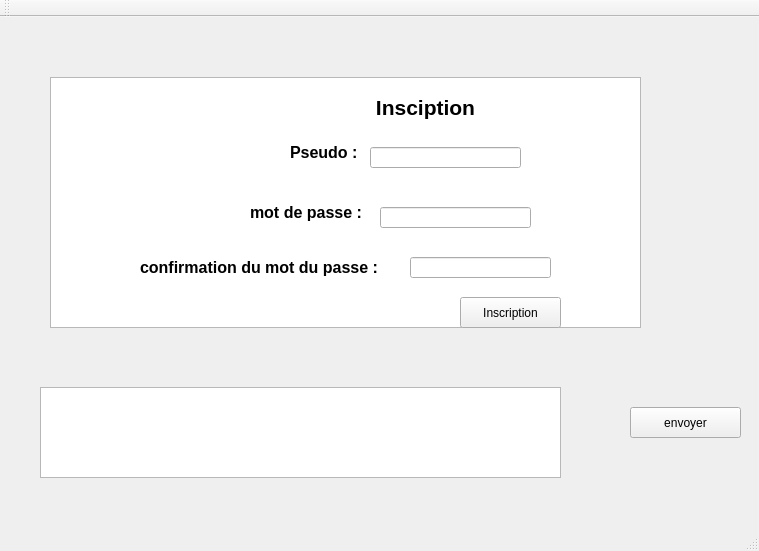
<?xml version="1.0" encoding="UTF-8"?>
<ui version="4.0">
 <class>clientClass</class>
 <widget class="QMainWindow" name="clientClass">
  <property name="geometry">
   <rect>
    <x>0</x>
    <y>0</y>
    <width>759</width>
    <height>551</height>
   </rect>
  </property>
  <property name="windowTitle">
   <string>client</string>
  </property>
  <widget class="QWidget" name="centralWidget">
   <widget class="QPushButton" name="connexionButton">
    <property name="geometry">
     <rect>
      <x>260</x>
      <y>280</y>
      <width>111</width>
      <height>31</height>
     </rect>
    </property>
    <property name="toolTip">
     <string>&lt;html&gt;&lt;head/&gt;&lt;body&gt;&lt;p align=&quot;center&quot;&gt;&lt;br/&gt;&lt;/p&gt;&lt;/body&gt;&lt;/html&gt;</string>
    </property>
    <property name="styleSheet">
     <string notr="true">font: 8pt &quot;Noto Sans Arabic&quot;;</string>
    </property>
    <property name="text">
     <string>Connexion</string>
    </property>
   </widget>
   <widget class="QLineEdit" name="speudoLineEdit">
    <property name="geometry">
     <rect>
      <x>370</x>
      <y>160</y>
      <width>141</width>
      <height>31</height>
     </rect>
    </property>
   </widget>
   <widget class="QLineEdit" name="mot_passeLineEdit">
    <property name="geometry">
     <rect>
      <x>370</x>
      <y>240</y>
      <width>141</width>
      <height>31</height>
     </rect>
    </property>
   </widget>
   <widget class="QLabel" name="pseudo">
    <property name="geometry">
     <rect>
      <x>260</x>
      <y>150</y>
      <width>91</width>
      <height>41</height>
     </rect>
    </property>
    <property name="text">
     <string>&lt;html&gt;&lt;head/&gt;&lt;body&gt;&lt;p&gt;&lt;span style=&quot; font-size:12pt; font-weight:600;&quot;&gt;pseudo :&lt;/span&gt;&lt;/p&gt;&lt;/body&gt;&lt;/html&gt;</string>
    </property>
   </widget>
   <widget class="QLabel" name="connexion">
    <property name="geometry">
     <rect>
      <x>360</x>
      <y>90</y>
      <width>161</width>
      <height>31</height>
     </rect>
    </property>
    <property name="text">
     <string>&lt;html&gt;&lt;head/&gt;&lt;body&gt;&lt;p align=&quot;center&quot;&gt;&lt;span style=&quot; font-size:18pt; font-weight:600;&quot;&gt;Connexion&lt;/span&gt;&lt;/p&gt;&lt;/body&gt;&lt;/html&gt;</string>
    </property>
   </widget>
   <widget class="QLabel" name="motdepasse">
    <property name="geometry">
     <rect>
      <x>220</x>
      <y>240</y>
      <width>131</width>
      <height>31</height>
     </rect>
    </property>
    <property name="text">
     <string>&lt;html&gt;&lt;head/&gt;&lt;body&gt;&lt;p&gt;&lt;span style=&quot; font-size:12pt; font-weight:600;&quot;&gt;mot de passe :&lt;/span&gt;&lt;/p&gt;&lt;/body&gt;&lt;/html&gt;</string>
    </property>
   </widget>
   <widget class="QLabel" name="dreamscord">
    <property name="geometry">
     <rect>
      <x>300</x>
      <y>0</y>
      <width>251</width>
      <height>71</height>
     </rect>
    </property>
    <property name="text">
     <string>&lt;html&gt;&lt;head/&gt;&lt;body&gt;&lt;p&gt;&lt;img src=&quot;:/newPrefix/reamscord-removebg-preview.png&quot;/&gt;&lt;/p&gt;&lt;/body&gt;&lt;/html&gt;</string>
    </property>
   </widget>
   <widget class="QPlainTextEdit" name="zone_de_test">
    <property name="geometry">
     <rect>
      <x>40</x>
      <y>370</y>
      <width>521</width>
      <height>91</height>
     </rect>
    </property>
   </widget>
   <widget class="QPushButton" name="envoyerButton">
    <property name="geometry">
     <rect>
      <x>630</x>
      <y>390</y>
      <width>111</width>
      <height>31</height>
     </rect>
    </property>
    <property name="text">
     <string>envoyer</string>
    </property>
   </widget>
   <widget class="QPlainTextEdit" name="messageEnvoyer">
    <property name="geometry">
     <rect>
      <x>50</x>
      <y>60</y>
      <width>591</width>
      <height>251</height>
     </rect>
    </property>
   </widget>
   <widget class="QLabel" name="incription">
    <property name="geometry">
     <rect>
      <x>360</x>
      <y>70</y>
      <width>131</width>
      <height>41</height>
     </rect>
    </property>
    <property name="text">
     <string>&lt;html&gt;&lt;head/&gt;&lt;body&gt;&lt;p align=&quot;center&quot;&gt;&lt;span style=&quot; font-size:16pt; font-weight:600;&quot;&gt;Insciption&lt;/span&gt;&lt;/p&gt;&lt;/body&gt;&lt;/html&gt;</string>
    </property>
   </widget>
   <widget class="QLabel" name="pseudolabel_2">
    <property name="geometry">
     <rect>
      <x>290</x>
      <y>120</y>
      <width>161</width>
      <height>31</height>
     </rect>
    </property>
    <property name="text">
     <string>&lt;html&gt;&lt;head/&gt;&lt;body&gt;&lt;p&gt;&lt;span style=&quot; font-size:12pt; font-weight:600;&quot;&gt; Pseudo :&lt;/span&gt;&lt;/p&gt;&lt;/body&gt;&lt;/html&gt;</string>
    </property>
   </widget>
   <widget class="QLabel" name="motDePasselabel_3">
    <property name="geometry">
     <rect>
      <x>250</x>
      <y>180</y>
      <width>201</width>
      <height>31</height>
     </rect>
    </property>
    <property name="text">
     <string>&lt;html&gt;&lt;head/&gt;&lt;body&gt;&lt;p&gt;&lt;span style=&quot; font-size:12pt; font-weight:600;&quot;&gt; mot de passe :&lt;/span&gt;&lt;/p&gt;&lt;/body&gt;&lt;/html&gt;</string>
    </property>
   </widget>
   <widget class="QLabel" name="confirmationMDPlabel_4">
    <property name="geometry">
     <rect>
      <x>140</x>
      <y>240</y>
      <width>261</width>
      <height>21</height>
     </rect>
    </property>
    <property name="text">
     <string>&lt;html&gt;&lt;head/&gt;&lt;body&gt;&lt;p&gt;&lt;span style=&quot; font-size:12pt; font-weight:600;&quot;&gt;confirmation du mot du passe :&lt;/span&gt;&lt;/p&gt;&lt;/body&gt;&lt;/html&gt;</string>
    </property>
   </widget>
   <widget class="QLineEdit" name="speudoinscritionlineEdit">
    <property name="geometry">
     <rect>
      <x>370</x>
      <y>130</y>
      <width>151</width>
      <height>21</height>
     </rect>
    </property>
    <property name="text">
     <string/>
    </property>
   </widget>
   <widget class="QLineEdit" name="MDPlineEdit_2">
    <property name="geometry">
     <rect>
      <x>380</x>
      <y>190</y>
      <width>151</width>
      <height>21</height>
     </rect>
    </property>
   </widget>
   <widget class="QLineEdit" name="confirmationlineEdit_3">
    <property name="geometry">
     <rect>
      <x>410</x>
      <y>240</y>
      <width>141</width>
      <height>21</height>
     </rect>
    </property>
   </widget>
   <widget class="QPushButton" name="InscriptionButton">
    <property name="geometry">
     <rect>
      <x>460</x>
      <y>280</y>
      <width>101</width>
      <height>31</height>
     </rect>
    </property>
    <property name="text">
     <string>Inscription</string>
    </property>
   </widget>
  </widget>
  <widget class="QMenuBar" name="menuBar">
   <property name="geometry">
    <rect>
     <x>0</x>
     <y>0</y>
     <width>759</width>
     <height>21</height>
    </rect>
   </property>
  </widget>
  <widget class="QToolBar" name="mainToolBar">
   <attribute name="toolBarArea">
    <enum>TopToolBarArea</enum>
   </attribute>
   <attribute name="toolBarBreak">
    <bool>false</bool>
   </attribute>
  </widget>
  <widget class="QStatusBar" name="statusBar"/>
 </widget>
 <layoutdefault spacing="6" margin="11"/>
 <resources>
  <include location="client.qrc"/>
 </resources>
 <connections>
  <connection>
   <sender>InscriptionButton</sender>
   <signal>clicked()</signal>
   <receiver>clientClass</receiver>
   <slot>inscription()</slot>
   <hints>
    <hint type="sourcelabel">
     <x>510</x>
     <y>328</y>
    </hint>
    <hint type="destinationlabel">
     <x>379</x>
     <y>275</y>
    </hint>
   </hints>
  </connection>
  <connection>
   <sender>connexionButton</sender>
   <signal>clicked()</signal>
   <receiver>clientClass</receiver>
   <slot>connexion()</slot>
   <hints>
    <hint type="sourcelabel">
     <x>315</x>
     <y>328</y>
    </hint>
    <hint type="destinationlabel">
     <x>379</x>
     <y>275</y>
    </hint>
   </hints>
  </connection>
  <connection>
   <sender>connexionButton</sender>
   <signal>clicked(bool)</signal>
   <receiver>clientClass</receiver>
   <slot>onConnectButtonClicked()</slot>
   <hints>
    <hint type="sourcelabel">
     <x>315</x>
     <y>328</y>
    </hint>
    <hint type="destinationlabel">
     <x>379</x>
     <y>275</y>
    </hint>
   </hints>
  </connection>
 </connections>
 <slots>
  <slot>inscription()</slot>
  <slot>connexion()</slot>
  <slot>onConnectButtonClicked()</slot>
  <slot>onInscriptionButtonClicked()</slot>
 </slots>
</ui>
